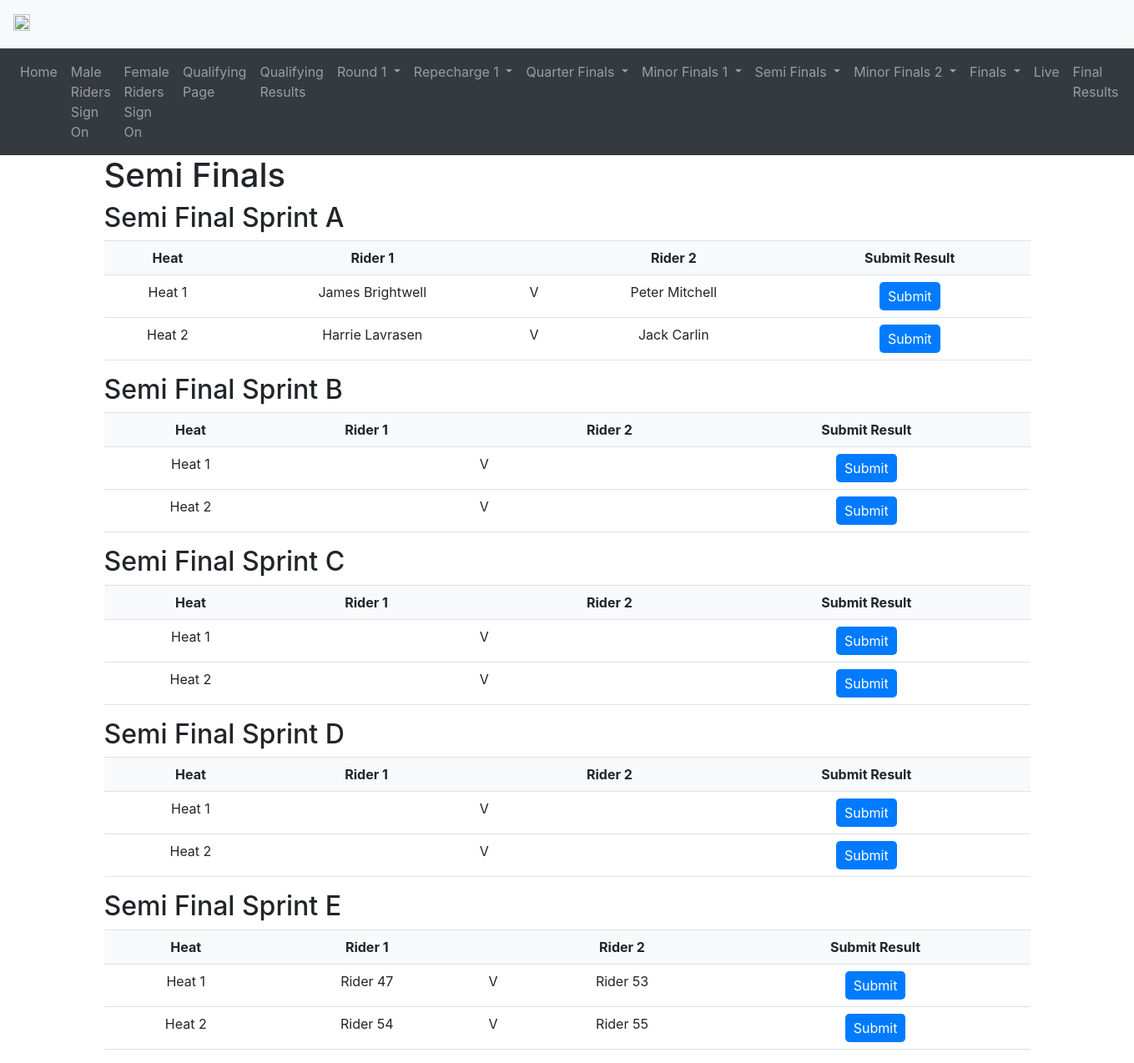
/semifinal, run on the app's committed database.
### main.py (models this page shows, shortened)
class RidersMale(Base):
    __tablename__ = 'riders_male'
    rider_number = db.Column(db.Integer, primary_key=True)
    rider_name = db.Column(db.String(50))
    rider_club = db.Column(db.String(50))
    signed_on = db.Column(db.String(50), default='No')
    qualifying_time = db.Column(db.Numeric(precision=3, asdecimal=False), nullable=True)
    seeding = db.Column(db.Integer)
    sprint_category = db.Column(db.String(50))
    round_1_pairing = db.Column(db.Integer, nullable=True)
    round_1_seeding = db.Column(db.Integer, nullable=True)
    quarter_final_seeding = db.Column(db.Integer, nullable=True)
    semi_final_seeding = db.Column(db.Integer, nullable=True)
    final_seeding = db.Column(db.Integer, nullable=True)
    final_result = db.Column(db.Integer, nullable=True)

### main.py (the view)
@app.route('/semifinal', methods=['GET', 'POST'])
def semifinal():
    with engine.connect() as connection:
        sprint_categories = connection.execute(
            text("SELECT DISTINCT sprint_category FROM riders_male WHERE semi_final_seeding IS NOT NULL")
        ).fetchall()
        all_semi_final_pairings = {}
        for category in sprint_categories:
            riders_for_semi_finals = connection.execute(
                text("SELECT rider_name, semi_final_seeding FROM riders_male WHERE sprint_category = :sprint_category ORDER BY semi_final_seeding ASC"),
                {"sprint_category": category[0]}
            ).fetchall()
            total_riders = len(riders_for_semi_finals)
            seeding_structure = semifinal_seeding_structure(total_riders)
            if seeding_structure:  # checking if seeding_structure is not None
                semi_final_heats = {}
                for heat, seeds in seeding_structure.items():
                    semi_final_heats[heat] = [rider[0] for rider in riders_for_semi_finals if rider[1] in seeds]
                all_semi_final_pairings[category[0]] = semi_final_heats
            else:
                pass  # or logging.warning(f"Seeding structure was unexpected for category {category[0]} with {total_riders} riders")
    return render_template('semifinal.html', semifinals=all_semi_final_pairings)

### main.py (called while the page is built)
def semifinal_seeding_structure(total_riders):
    if 6 <= total_riders <= 17:
        return {
            'Heat 1': [1, 4],
            'Heat 2': [2, 3]
        }
    else:
        return None  # or you might want to handle this differently if total_riders is not within the expected range

### templates/semifinal.html (shortened to what this page needs)
{% extends "base.html" %}
{% block content %}
<h1>Semi Finals</h1>
<div class="table-container">
  {% set sorted_categories = semifinals.keys() | sort %}
  {% for sprint_category in sorted_categories %}
    {% set heats = semifinals[sprint_category] %}
    <h2>Semi Final Sprint {{ sprint_category }}</h2>
    <table class="table" id="semifinals{{ sprint_category }}Table">
      <thead>
        <tr>
          <th class="heat">Heat</th>
          <th class="rider-1">Rider 1</th>
          <th class="col-v"></th>
          <th class="rider-2">Rider 2</th>
          <th class="submit">Submit Result</th>
        </tr>
      </thead>
      <tbody>
        {% for heat, riders in heats.items() %}
          <tr>
            <td class="heat">Heat {{ loop.index }}</td>
            {% if riders[0] != "BYE" %}
              <td onclick="selectRider(this, 'semifinals{{ sprint_category }}Table')">
                {{ riders[0] }}
              </td>
            {% else %}
              <td></td>
            {% endif %}
            <td class="col-v">V</td>
            {% if riders[1] != "BYE" %}
              <td onclick="selectRider(this, 'semifinals{{ sprint_category }}Table')">
                {{ riders[1] }}
              </td>
            {% else %}
              <td></td>
            {% endif %}
            <td class="submit">
              <button type="button" onclick="confirmResult(this)">Submit</button>
            </td>
          </tr>
        {% endfor %}
      </tbody>
    </table>
  {% endfor %}
</div>
{% endblock %}

### templates/base.html (style rules this page uses)
tr { page-break-inside: avoid; }

### templates/semifinal.html (style rules this page uses)
table.table { border-collapse: collapse; width: 100%; }
table.table thead { background-color: #f8f9fa; }
table.table th, table.table td { padding: 8px; text-align: center; border-bottom: 1px solid #dee2e6; }
table.table th.col-v, table.table td.col-v, table.table th.col-rider-2, table.table td.col-rider-2, table.table th.col-rider-3, table.table td.col-rider-3 { padding-left: 4px; margin-left: 0px; }
table.table th { font-weight: bold; }
table.table td { vertical-align: top; }
button { padding: 5px 10px; border: none; border-radius: 5px; color: #fff; background-color: #007bff; transition: background-color 0.3s; }

### data on the page
RidersMale: rider_name "James Brightwell"
RidersMale: rider_name "Peter Mitchell"
RidersMale: rider_name "Harrie Lavrasen"
RidersMale: rider_name "Jack Carlin"
RidersMale: rider_name "Rider 47"
RidersMale: rider_name "Rider 53"
RidersMale: rider_name "Rider 54"
RidersMale: rider_name "Rider 55"

### other printed values
{{ sprint_category }} "A" "B" "C" "D" "E"
